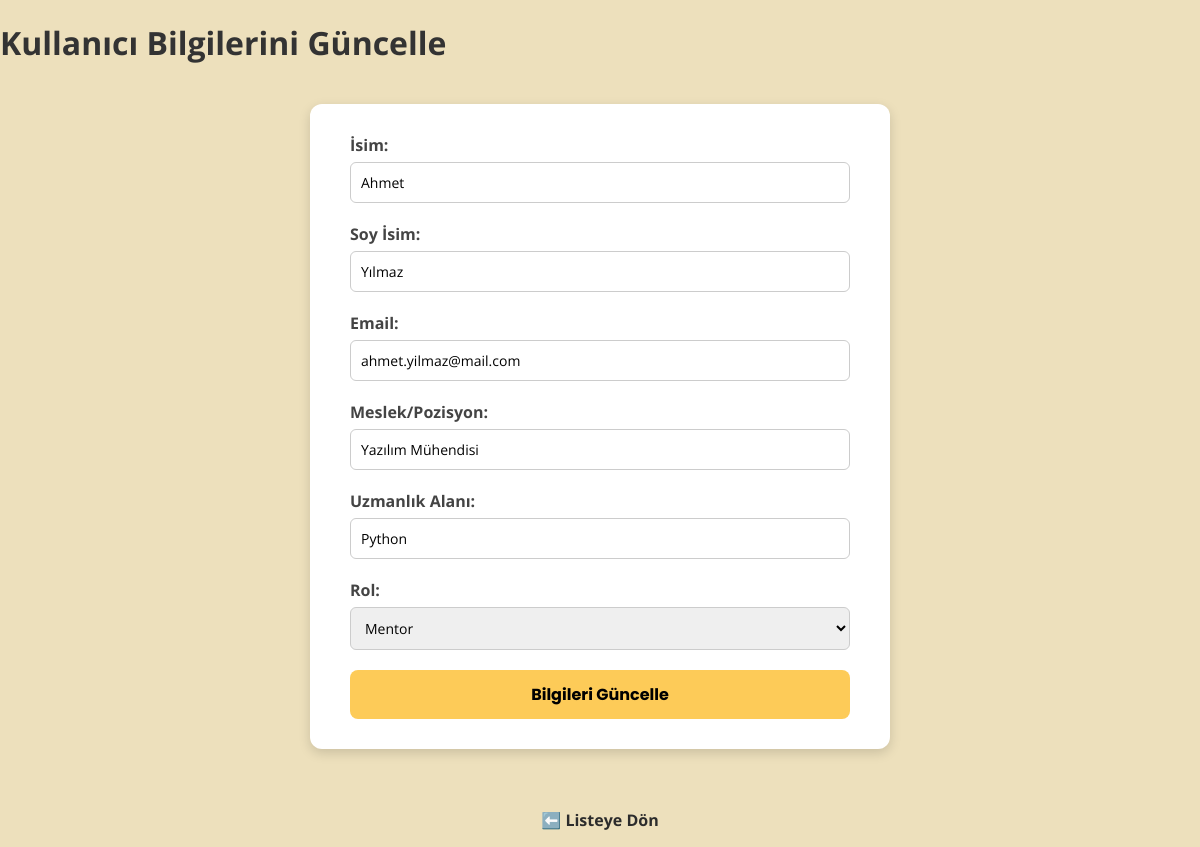
Page /edit-user/1 on the committed database.
### tables this page shows
CREATE TABLE users (
        id INTEGER PRIMARY KEY AUTOINCREMENT,
        first_name TEXT NOT NULL,
        last_name TEXT NOT NULL,
        email TEXT UNIQUE NOT NULL,
        occupation TEXT NOT NULL,
        skills TEXT NOT NULL,
        role TEXT CHECK(role IN ('mentor', 'mentee')) NOT NULL,
        selectedMentId INTEGER REFERENCES users(id) ON DELETE SET NULL
    );

### routes.py (the view)
@app.route("/edit-user/<int:user_id>", methods=["GET"])
def edit_user_form(user_id):
    conn = get_db_connection()
    cursor = conn.cursor()
    cursor.execute("SELECT * FROM users WHERE id=?", (user_id,))
    row = cursor.fetchone()
    conn.close()
    if row is None:
        return "Kullanıcı bulunamadı!", 404
    return render_template("edit_user.html", user=row)

### database.py (called while the page is built)
def get_db_connection():
    conn = sqlite3.connect('mentorship.db', check_same_thread=False, timeout=10)
    conn.row_factory = sqlite3.Row
    conn.execute("PRAGMA busy_timeout = 5000")
    return conn

### templates/edit_user.html (shortened to what this page needs)
<!DOCTYPE html>
<html lang="tr">
<head>
    <link rel="stylesheet" href="/static/style.css">
</head>
<body>
    <h1>Kullanıcı Bilgilerini Güncelle</h1>
    <div class="form-container">
        <form action="/edit-user/{{ user.id }}" method="POST">
            <label>İsim:</label>
            <input type="text" name="first_name" value="{{ user.first_name }}" required>
            <label>Soy İsim:</label>
            <input type="text" name="last_name" value="{{ user.last_name }}" required>
            <label>Email:</label>
            <input type="email" name="email" value="{{ user.email }}" required>
            <label>Meslek/Pozisyon:</label>
            <input type="text" name="occupation" value="{{ user.occupation }}" required>
            <label id="skills-label">
            </label>
            <input type="text" name="skills" value="{{ user.skills }}" required>
            <label>Rol:</label>
            <select name="role" id="role" onchange="toggleSkillLabel()" required>
                <option value="mentor" {% if user.role == 'mentor' %}selected{% endif %}>Mentor</option>
            </select>
            <button type="submit">Bilgileri Güncelle</button>
        </form>
    </div>
    <p style="text-align: center;"><a href="/list-users">⬅️ Listeye Dön</a></p>
</body>
</html>

### static/style.css (style rules this page uses)
body { font-family: 'Open Sans', sans-serif; margin: 0; padding: 0; background-color: #EDE0BC; color: #333; }
form { max-width: 500px; margin: 40px auto; background-color: #fff; padding: 30px 40px; border-radius: 12px; box-shadow: 0 4px 12px rgba(0, 0, 0, 0.15); font-family: 'Open Sans', sans-serif; }
form label { display: block; margin-bottom: 6px; font-weight: bold; color: #444; }
form input, form select { width: 100%; padding: 10px; margin-bottom: 20px; border: 1px solid #ccc; border-radius: 6px; font-size: 14px; font-family: 'Open Sans', sans-serif; box-sizing: border-box; }
form button { width: 100%; padding: 12px; background-color: #FDCB58; color: #000; font-weight: bold; font-size: 16px; border: none; border-radius: 8px; cursor: pointer; font-family: 'Poppins', sans-serif; transition: background-color 0.3s ease; }
p a, .page-link { display: inline-block; text-align: center; margin-top: 20px; font-weight: bold; color: #2c2c2c; text-decoration: none; }

### rows in the picture
users: first_name "Ahmet", last_name "Yılmaz", email "ahmet.yilmaz@mail.com", occupation "Yazılım Mühendisi", skills "Python", role "Mentor"
